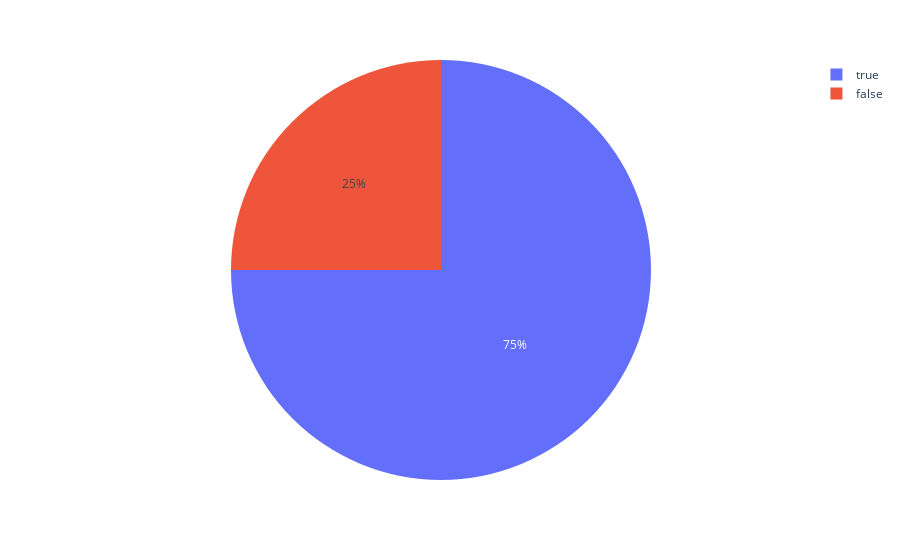

Notebook code for this chart:
### Code cell
fig = px.pie(dataset, values='count', names='result')
fig.show()

### Figure 1 — Plotly figure (JSON) as saved in the notebook; plotly's stock layout.template omitted (floating-point values rounded to 4 significant figures)
{"data": [{"domain": {"x": [0, 1], "y": [0, 1]}, "hovertemplate": "result=%{label}<br>count=%{value}<extra></extra>", "labels": [false, true], "legendgroup": "", "name": "", "showlegend": true, "type": "pie", "values": [5, 15]}], "layout": {"legend": {"tracegroupgap": 0}, "margin": {"t": 60}}}
